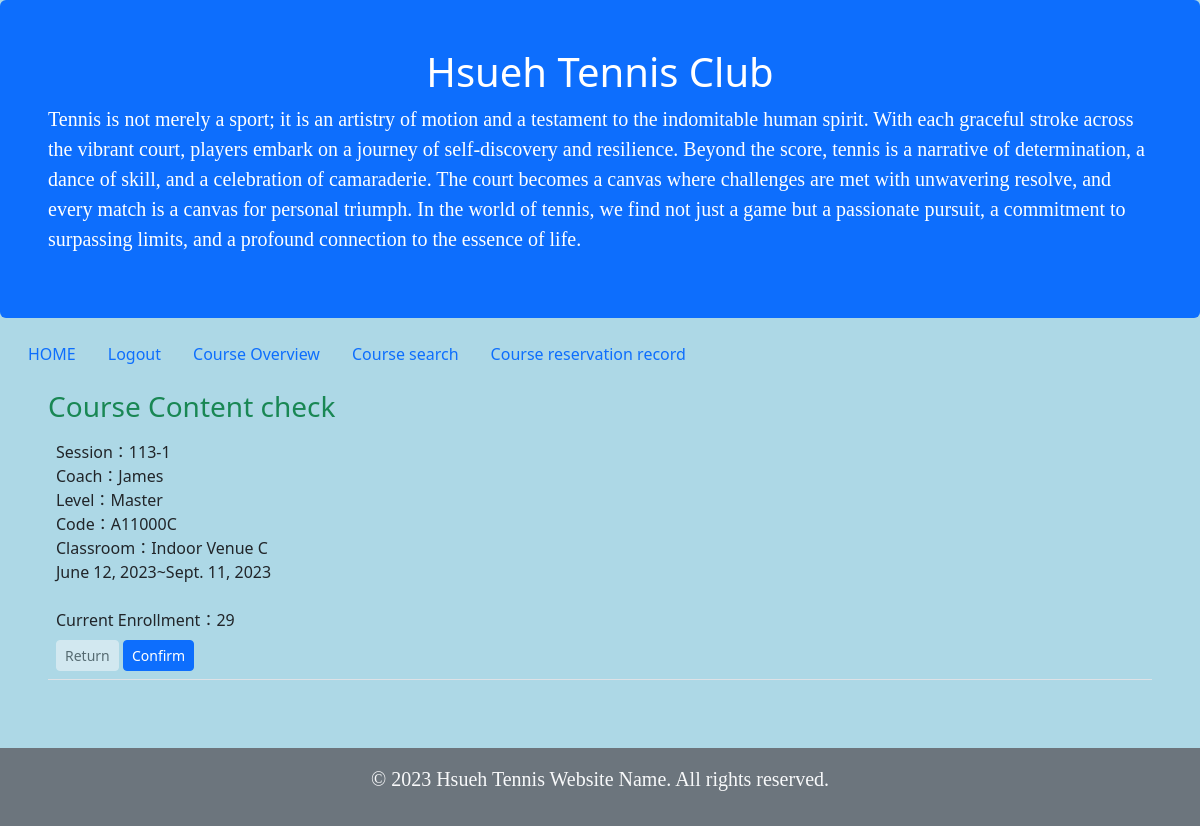
The page /Course_reservation/Course_content?code=A11000C (signed in) on the database as committed earlier.
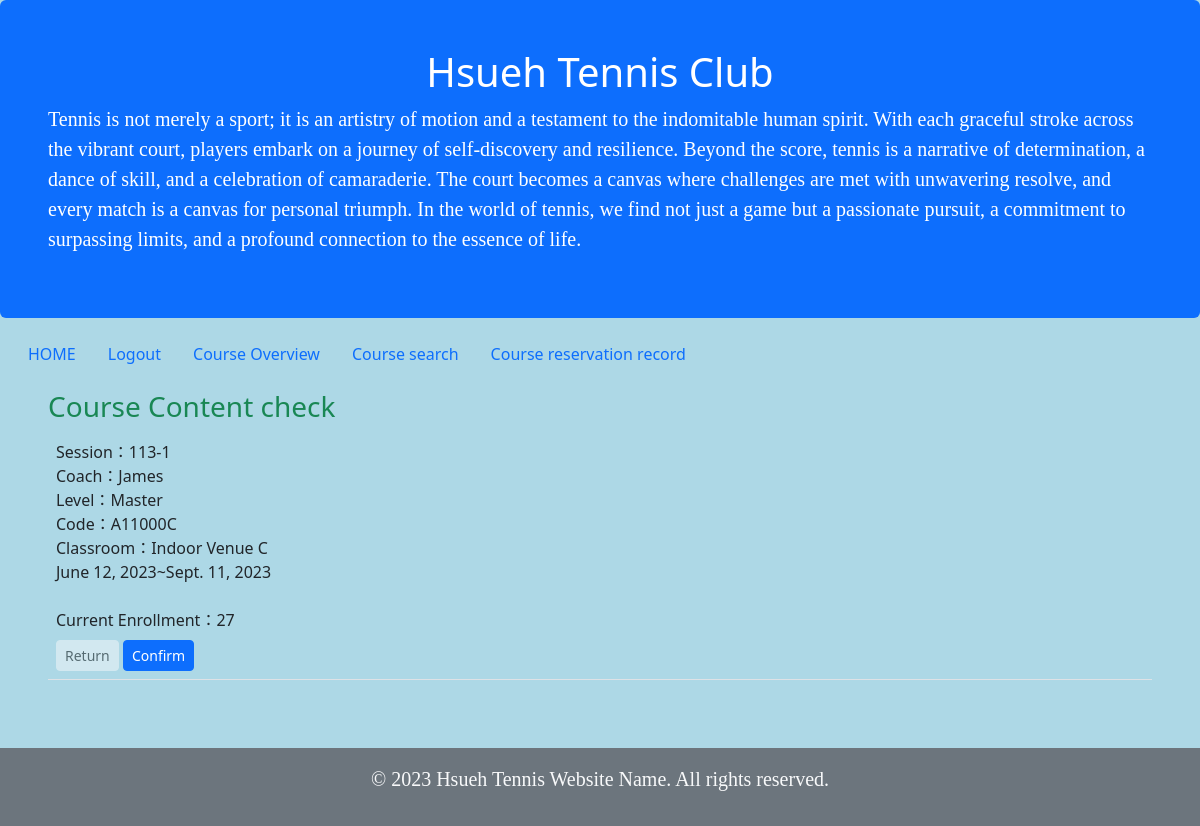
The same page on the database as committed later.
### Course_reservation/models.py (models this page shows)
class Course_reservation(models.Model):
    Period = models.CharField(max_length=255,null=True,help_text="期別")
    Course_code = models.CharField(max_length=255,null=True,help_text="課程代碼")
    Time_start = models.DateField(null=True,help_text="開始日期")
    Time_end = models.DateField(null=True,help_text="結束日期")
    week_choices = [
        ('Monday', 'Monday'),
        ('Tuesday', 'Tuesday'),
        ('Wednesday', 'Wednesday'),
        ('Thursday', 'Thursday'),
        ('Friday', 'Friday'),
    ]
    week=models.CharField(max_length=10, choices=week_choices, default='')
    class_time_start=models.TimeField(null=True)
    class_time_end=models.TimeField(null=True)
    Classroom = models.CharField(max_length=255,null=True,help_text="教室")
    Category_choices = [
        ('Beginner', 'Beginner'),
        ('Intermediate', 'Intermediate'),
        ('Master', 'Master'),
    ]
    Category = models.CharField(max_length=255,choices=Category_choices,null=True,help_text="課程等級")
    Coach_name = models.CharField(max_length=255,null=True,help_text="教練名子")
    Full_number_applicants = models.IntegerField(default=26,null=True,help_text="總共可報名的人數")
    Current_number_applicants = models.IntegerField(default=0,null=True,help_text="目前報名人數")
    Class_status_choices = [
        ('Registration Open', 'Registration Open'),#報名中
        (' Registration Closed', ' Registration Closed'),#報名已滿
        ('Cancelled ', 'Cancelled '),#停開
        ('On-site Registration Only', 'On-site Registration Only'),#僅現場報名
    ]
    Class_status = models.CharField(max_length=255,choices=Class_status_choices,null=True,help_text="班級狀態，報名中、報名已滿、停開、僅現場報名")
    def __str__(self):
        return f"{self.Period} {self.Course_code}"

### Course_reservation/views.py (the view)
# urls.py: path('Course_content', views.Course_content, name='Course_content'),
def Course_content(request):
    master = master_html(request)
    if (request.user.username[:4] == "v3-2"):
        template = loader.get_template('Course_content_v3_2.html')
    elif (request.user.username[:4] == "v4-2"):
        template = loader.get_template('Course_content_v4_2.html')
    elif (request.user.username[:4] == "v5-2"):
        template = loader.get_template('Course_content_v5_2.html')
    elif (request.user.username[:4] == "v6-1"):
        template = loader.get_template('Course_content_v7_1.html')
    elif (request.user.username[:4] == "v6-2"):
        template = loader.get_template('Course_content_v7_1.html')
    elif (request.user.username[:4] == "v7-1"):
        template = loader.get_template('Course_content_v7_1.html')
    elif (request.user.username[:4] == "v7-2"):
        template = loader.get_template('Course_content_v7_1.html')
    else:
        template = loader.get_template('Course_content.html')
    data = {}
    print(request.GET.get('code'))
    if not request.user.is_authenticated:
        print(request.user)
        return redirect('/login/')
    try:
        code = request.GET.get('code')
        print("code:"+code)
        data = Course_reservation.objects.filter(Course_code=code)
        for i in data:
            print(i)
        context = {
            "Course": data,
            'master': master
        }
        return HttpResponse(template.render(context))
    except:
        urid = None
        context = {
            "Course": data,
            'master': master
        }
        return HttpResponse(template.render(context))

### Course_reservation/templates/Course_content.html (shortened to what this page needs)
{% extends master %}
{% block content %}
<div class="container-fluid p-5 pt-3">
    <h3 class="text-success">Course Content check</h3>
    <td width="10%" class="p-0">
        <table class="table">
            {% for Course_reservation in Course %}
            <tr>
                <td>
                    Session：{{ Course_reservation.Period }}<br>
                    Coach：{{ Course_reservation.Coach_name }}<br>
                    Level：{{ Course_reservation.Category }}
                    <br>
                    Code：{{ Course_reservation.Course_code }}
                    <br>
                    Classroom：{{ Course_reservation.Classroom }}
                    <br>
                    {{ Course_reservation.Time_start }}~{{ Course_reservation.Time_end }}<br>
                    <br>
                    Current Enrollment：{{ Course_reservation.Current_number_applicants }}
                    <br>
                     <a class="mt-2 btn btn-light btn-sm px-2 gap-3" style="opacity: 0.5;"
                        href="/Course_reservation/">Return</a>
                    <a id="{{ Course_reservation.Course_code }}_Course_Reservation" class="mt-2 btn btn-sm px-2 gap-3 btn-primary"
                        href="Coursereservation?code={{ Course_reservation.Course_code }}">Confirm</a>
                </td>
            </tr>
            {% endfor %}
        </table>
    </td>
</div>
{% endblock %}

Rows that differ between the two databases and show on the page:
changed Course_reservation "James": Current_number_applicants "29" → "27"
